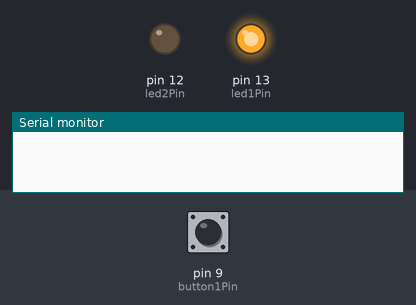
Simulated run of this sketch. Board: Arduino Uno, built with avr-gcc and run on an emulated ATmega328P. Shown: output pins drawn as LEDs (lit = HIGH), the last lines printed to the serial monitor. Dashed ring = blinking. The test bench sets the inputs (shaded band); at power-on: pin 9 (button1Pin) HIGH.

Above: at 2.8 s.
2.9 s: pin 9 (button1Pin) pulled LOW for 1.15 s
At 5.8 s:
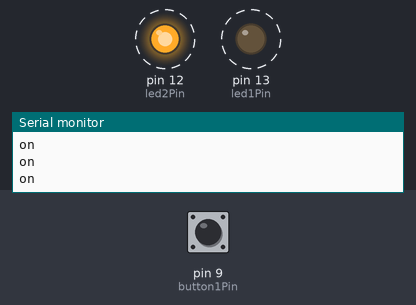
8.0 s: pin 9 (button1Pin) pulled LOW for 3.2 s
At 8.3 s:
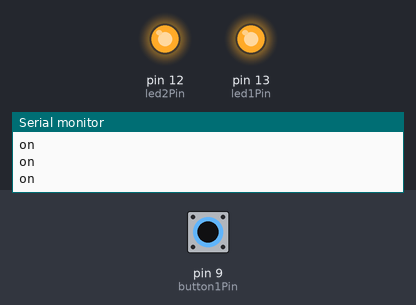
Timing chart, 0 to 18.7 s (numbered marks = the images above; inputs shaded):
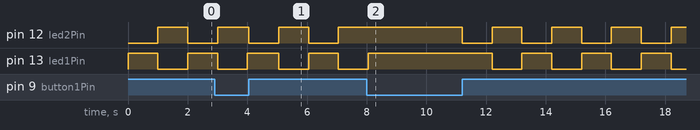

Measured:
- by itself, pin 12 (led2Pin): alternates HIGH for 1.0 s and LOW for 1.0 s
- by itself, pin 13 (led1Pin): repeats every 2.0 s: LOW 1.0 s, HIGH 1.0 s

The sketch:

Timer_demo1.ino
```cpp
#define button1Pin 9
#define led1Pin 13
#define led2Pin 12
int onoff=0;//0 lights are off 1 light are on
void setup() {
  pinMode(led1Pin, OUTPUT);
  pinMode(led2Pin, OUTPUT);
  pinMode(button1Pin, INPUT);
  Serial.begin(9600);

}
void loop() {

  if (digitalRead(button1Pin) == LOW) {
    // turn LEDS on:
    Serial.println("on");
    digitalWrite(led1Pin, HIGH);
    digitalWrite(led2Pin, HIGH);
    onoff=1;
  } else if(digitalRead(button1Pin)==HIGH) {
    // turn LEDs off:
    if(onoff==1){
      digitalWrite(led1Pin, LOW);
      digitalWrite(led2Pin, LOW);
      onoff=0;

    }
     digitalWrite(led1Pin, HIGH);   // turn the LED on (HIGH is the voltage level)
      delay(1000);            // wait for a second
        digitalWrite(led1Pin, LOW);    // turn the LED off by making the voltage LOW
        digitalWrite(led2Pin, HIGH);   // turn the LED on (HIGH is the voltage level)
      delay(1000);         // wait for a second
        digitalWrite(led2Pin, LOW);    // turn the LED off by making the voltage LOW


     }
}
```
